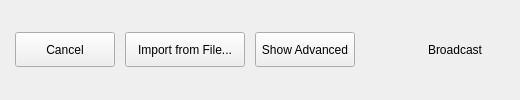
    <widget class="QWidget" name="widget" native="true">
     <property name="buttonBar" stdset="0">
      <bool>true</bool>
     </property>
     <layout class="QHBoxLayout" name="horizontalLayout_2">
      <property name="spacing">
       <number>10</number>
      </property>
      <property name="leftMargin">
       <number>15</number>
      </property>
      <property name="topMargin">
       <number>10</number>
      </property>
      <property name="rightMargin">
       <number>15</number>
      </property>
      <property name="bottomMargin">
       <number>10</number>
      </property>
      <item>
       <widget class="QPushButton" name="pushButtonCancel">
        <property name="enabled">
         <bool>true</bool>
        </property>
        <property name="minimumSize">
         <size>
          <width>100</width>
          <height>35</height>
         </size>
        </property>
        <property name="text">
         <string>Cancel</string>
        </property>
        <property name="autoDefault">
         <bool>false</bool>
        </property>
        <property name="flat">
         <bool>false</bool>
        </property>
       </widget>
      </item>
      <item>
       <widget class="QPushButton" name="pushButtonImport">
        <property name="minimumSize">
         <size>
          <width>120</width>
          <height>35</height>
         </size>
        </property>
        <property name="text">
         <string>Import from File...</string>
        </property>
        <property name="autoDefault">
         <bool>false</bool>
        </property>
        <property name="flat">
         <bool>false</bool>
        </property>
       </widget>
      </item>
      <item>
       <widget class="QPushButton" name="pushButtonShowAdvanced">
        <property name="enabled">
         <bool>true</bool>
        </property>
        <property name="minimumSize">
         <size>
          <width>100</width>
          <height>35</height>
         </size>
        </property>
        <property name="text">
         <string>Show Advanced</string>
        </property>
        <property name="autoDefault">
         <bool>false</bool>
        </property>
       </widget>
      </item>
      <item>
       <spacer name="horizontalSpacer">
        <property name="orientation">
         <enum>Qt::Horizontal</enum>
        </property>
        <property name="sizeHint" stdset="0">
         <size>
          <width>40</width>
          <height>20</height>
         </size>
        </property>
       </spacer>
      </item>
      <item>
       <widget class="QPushButton" name="pushButtonCreate">
        <property name="enabled">
         <bool>true</bool>
        </property>
        <property name="minimumSize">
         <size>
          <width>100</width>
          <height>35</height>
         </size>
        </property>
        <property name="text">
         <string>Broadcast</string>
        </property>
        <property name="default">
         <bool>true</bool>
        </property>
        <property name="flat">
         <bool>true</bool>
        </property>
       </widget>
      </item>
     </layout>
    </widget>
